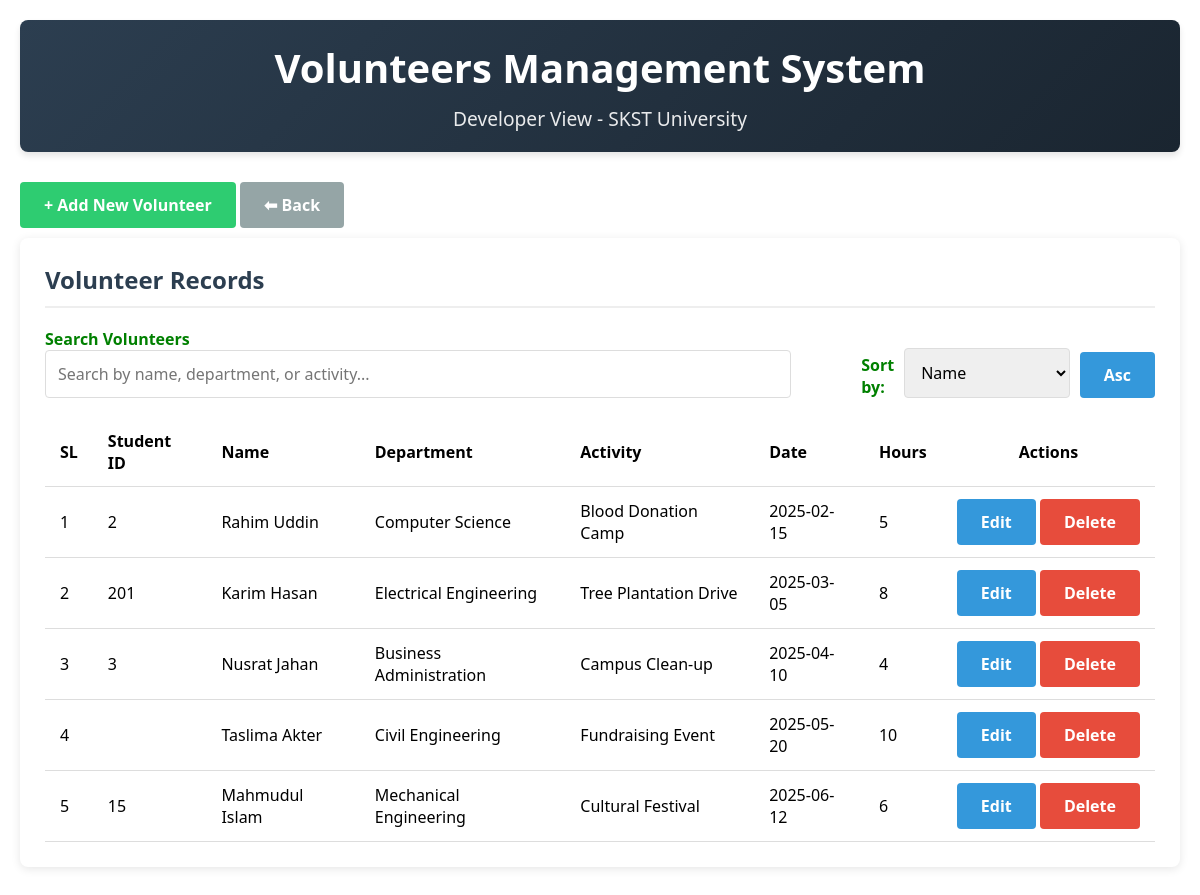
Screenshot of /volunteer/dev_volunteer.php with the database file from the repository.
### tables this page shows
CREATE TABLE `volunteers` (
  `sl` int(11) NOT NULL,
  `student_id` int(11) DEFAULT NULL,
  `student_name` varchar(100) NOT NULL,
  `department` varchar(100) DEFAULT NULL,
  `email` varchar(100) DEFAULT NULL,
  `phone` varchar(20) DEFAULT NULL,
  `activity_name` varchar(150) NOT NULL,
  `activity_date` date NOT NULL,
  `role` varchar(50) DEFAULT NULL,
  `hours` int(11) DEFAULT 0,
  `remarks` text DEFAULT NULL,
  `stratus` varchar(10) NOT NULL DEFAULT '1',
  `password` varchar(255) NOT NULL DEFAULT 'volunteer123'
);

### volunteer/dev_volunteer.php (the view, shortened to what this page needs)
<?php
$host = 'localhost';
$dbname = 'skst_university';
$username = 'root';
$password = '';
try {
    $pdo = new PDO("mysql:host=$host;dbname=$dbname;charset=utf8", $username, $password);
    $pdo->setAttribute(PDO::ATTR_ERRMODE, PDO::ERRMODE_EXCEPTION);
} catch(PDOException $e) {
    die("Connection failed: " . $e->getMessage());
}
$search = $_GET['search'] ?? '';
$sort = $_GET['sort'] ?? 'sl';
$order = $_GET['order'] ?? 'ASC';
$sql = "SELECT * FROM volunteers WHERE student_name LIKE :search OR department LIKE :search OR activity_name LIKE :search ORDER BY $sort $order";
$stmt = $pdo->prepare($sql);
$stmt->execute(['search' => "%$search%"]);
$volunteers = $stmt->fetchAll(PDO::FETCH_ASSOC);
?>
<!DOCTYPE html>
<html lang="en">
<head>
</head>
<body>
    <div class="container">
        <header>
            <h1>Volunteers Management System</h1>
            <p class="subtitle">Developer View - SKST University</p>
        </header>
<button id="toggleFormBtn" class="btn btn-primary" style="margin-bottom: 10px; background:#2ecc71">+ Add New Volunteer</button>
<button class="btn btn-secondary" onclick="history.back()">⬅ Back</button>
        <div class="card">
            <h2 class="card-title">Volunteer Records</h2>
            <div class="search-sort">
                <div class="search-box">
                    <form method="GET">
                        <label for="search">Search Volunteers</label>
                        <input type="text" id="search" name="search" placeholder="Search by name, department, or activity..." value="<?php echo htmlspecialchars($search); ?>">
                    </form>
                </div>
                <div class="sort-options">
    <label for="sort">Sort by:</label>
    <select id="sort" onchange="window.location.href='?search=<?php echo urlencode($search); ?>&sort='+this.value+'&order=<?php echo $order === 'ASC' ? 'DESC' : 'ASC'; ?>'">
        <option value="student_name" <?php echo $sort === 'student_name' ? 'selected' : ''; ?>>Name</option>
    </select>
    <button class="btn" onclick="window.location.href='?search=<?php echo urlencode($search); ?>&sort=<?php echo $sort; ?>&order=<?php echo $order === 'ASC' ? 'DESC' : 'ASC'; ?>'">
        <?php echo $order === 'ASC' ? 'Asc' : 'Desc'; ?>
    </button>
</div>
            </div>
            <table>
                <thead>
                    <tr>
                        <th>SL</th>
                        <th>Student ID</th>
                        <th>Name</th>
                        <th>Department</th>
                        <th>Activity</th>
                        <th>Date</th>
                        <th>Hours</th>
                        <th style="text-align:center">Actions</th>
                    </tr>
                </thead>
                <tbody>
                    <?php if (count($volunteers) > 0): ?>
                        <?php foreach ($volunteers as $v): ?>
                            <tr>
                                <td><?php echo $v['sl']; ?></td>
                                <td><?php echo $v['student_id']; ?></td>
                                <td><?php echo htmlspecialchars($v['student_name']); ?></td>
                                <td><?php echo htmlspecialchars($v['department']); ?></td>
                                <td><?php echo htmlspecialchars($v['activity_name']); ?></td>
                                <td><?php echo $v['activity_date']; ?></td>
                                <td><?php echo $v['hours']; ?></td>
                                <td class="actions-cell">
                                    <form method="POST">
                                        <button type="submit" class="btn">Edit</button>
                                    </form>
                                    <form method="POST" onsubmit="return confirm('Are you sure you want to delete this record?');">
                                        <button type="submit" class="btn btn-danger">Delete</button>
                                    </form>
                                </td>
                            </tr>
                        <?php endforeach; ?>
                    <?php else: ?>
                        <tr>
                            <td colspan="8" style="text-align: center;">No volunteer records found.</td>
                        </tr>
                    <?php endif; ?>
                </tbody>
            </table>
        </div>
    </div>
</body>
</html>

### volunteer/dev_volunteer.php (style rules this page uses)
* { box-sizing: border-box; margin: 0; padding: 0; font-family: 'Segoe UI', Tahoma, Geneva, Verdana, sans-serif; }
.container { margin: 0 auto; padding: 20px; }
header { background: linear-gradient(135deg, #2c3e50, #1a2530); color: white; padding: 20px 0; text-align: center; border-radius: 8px; margin-bottom: 30px; box-shadow: 0 4px 6px rgba(0, 0, 0, 0.1); }
h1 { font-size: 2.5rem; margin-bottom: 10px; }
.subtitle { font-size: 1.2rem; opacity: 0.9; }
.card { background: white; border-radius: 8px; padding: 25px; margin-bottom: 30px; box-shadow: 0 2px 10px rgba(0, 0, 0, 0.1); }
.card-title { font-size: 1.5rem; margin-bottom: 20px; color: #2c3e50; border-bottom: 2px solid #eee; padding-bottom: 10px; }
input, select, textarea { width: 100%; padding: 12px; border: 1px solid #ddd; border-radius: 4px; font-size: 16px; transition: border 0.3s; }
.btn { display: inline-block; padding: 12px 24px; background: #3498db; color: white; border: none; border-radius: 4px; cursor: pointer; font-size: 16px; font-weight: 600; transition: background 0.3s; }
.btn-danger { background: #e74c3c; }
.btn-secondary { background: #95a5a6; }
.search-sort { display: flex; justify-content: space-between; margin-bottom: 20px; flex-wrap: wrap; column-gap: 50px; }
.search-box { flex: 1; min-width: 300px; margin-right: 20px; }
.sort-options { display: flex; align-items:self-end; gap: 10px; margin-top: 10px; }
label { color: green; font-weight: bold; }
table { width: 100%; border-collapse: collapse; margin-top: 20px; }
th, td { padding: 12px 15px; text-align: left; border-bottom: 1px solid #ddd; }
th { font-weight: 600; color: black; cursor: pointer; }
.actions-cell { white-space: nowrap; text-align: center; }
.actions-cell form { display: inline-block; }

### rows the page displays
volunteers: sl "1", student "2", student_name "Rahim Uddin", department "Computer Science", activity_name "Blood Donation Camp", activity_date "2025-02-15", hours "5"
volunteers: sl "2", student "201", student_name "Karim Hasan", department "Electrical Engineering", activity_name "Tree Plantation Drive", activity_date "2025-03-05", hours "8"
volunteers: sl "3", student "3", student_name "Nusrat Jahan", department "Business Administration", activity_name "Campus Clean-up", activity_date "2025-04-10", hours "4"
volunteers: sl "4", student_name "Taslima Akter", department "Civil Engineering", activity_name "Fundraising Event", activity_date "2025-05-20", hours "10"
volunteers: sl "5", student "15", student_name "Mahmudul Islam", department "Mechanical Engineering", activity_name "Cultural Festival", activity_date "2025-06-12", hours "6"
